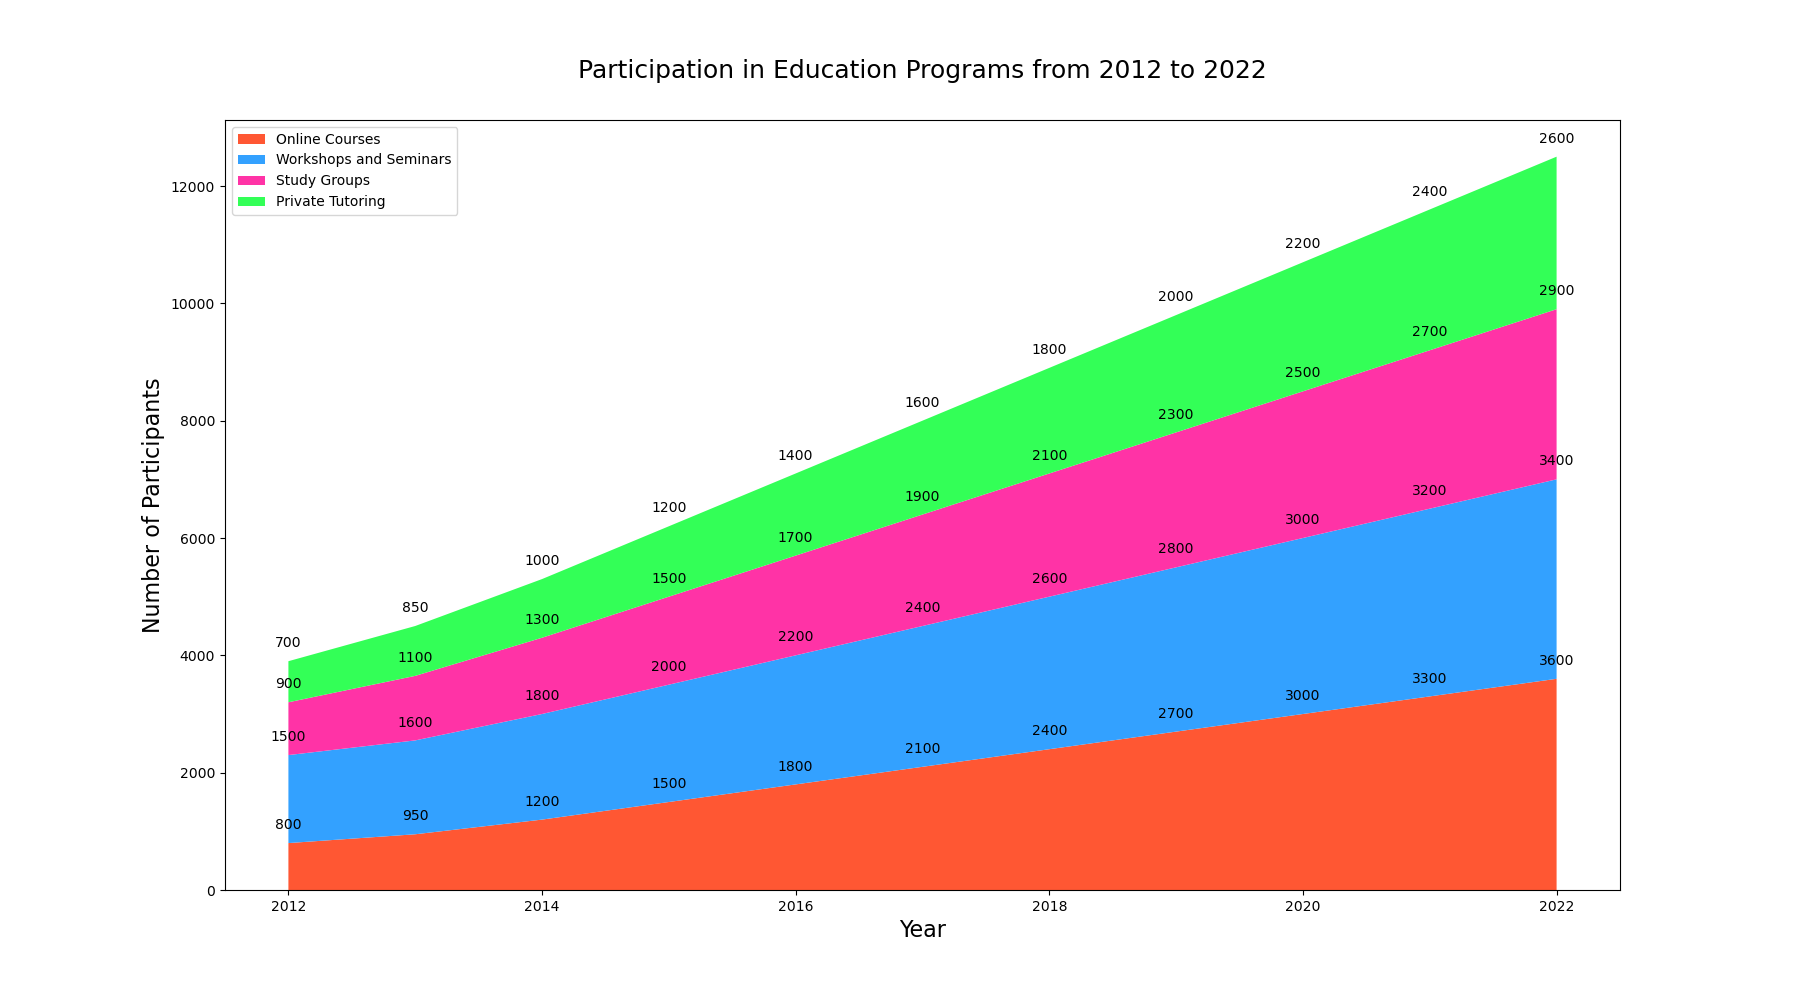

Source code (Python):

import matplotlib.pyplot as plt

# Data for stacked area chart
years = range(2012, 2023)
online_courses = [800, 950, 1200, 1500, 1800, 2100, 2400, 2700, 3000, 3300, 3600]
workshops_and_seminars = [1500, 1600, 1800, 2000, 2200, 2400, 2600, 2800, 3000, 3200, 3400]
study_groups = [900, 1100, 1300, 1500, 1700, 1900, 2100, 2300, 2500, 2700, 2900]
private_tutoring = [700, 850, 1000, 1200, 1400, 1600, 1800, 2000, 2200, 2400, 2600]

# Plot
plt.figure(figsize=(18, 10))
plt.stackplot(years, online_courses, workshops_and_seminars, study_groups, private_tutoring, 
              colors=['#FF5733', '#33A1FF', '#FF33A6', '#33FF57'])

# Customize the plot
plt.title('Participation in Education Programs from 2012 to 2022', fontsize=18, pad=30)
plt.xlabel('Year', fontsize=16)
plt.ylabel('Number of Participants', fontsize=16)
plt.legend(['Online Courses', 'Workshops and Seminars', 'Study Groups', 'Private Tutoring'], loc='upper left')

# Annotation
for i, y in enumerate(years):
    plt.annotate(f'{online_courses[i]}', (y, online_courses[i]), textcoords="offset points", xytext=(0,10), ha='center')
    plt.annotate(f'{workshops_and_seminars[i]}', (y, online_courses[i] + workshops_and_seminars[i]), textcoords="offset points", xytext=(0,10), ha='center')
    plt.annotate(f'{study_groups[i]}', (y, online_courses[i] + workshops_and_seminars[i] + study_groups[i]), textcoords="offset points", xytext=(0,10), ha='center')
    plt.annotate(f'{private_tutoring[i]}', (y, online_courses[i] + workshops_and_seminars[i] + study_groups[i] + private_tutoring[i]), textcoords="offset points", xytext=(0,10), ha='center')

plt.show()
